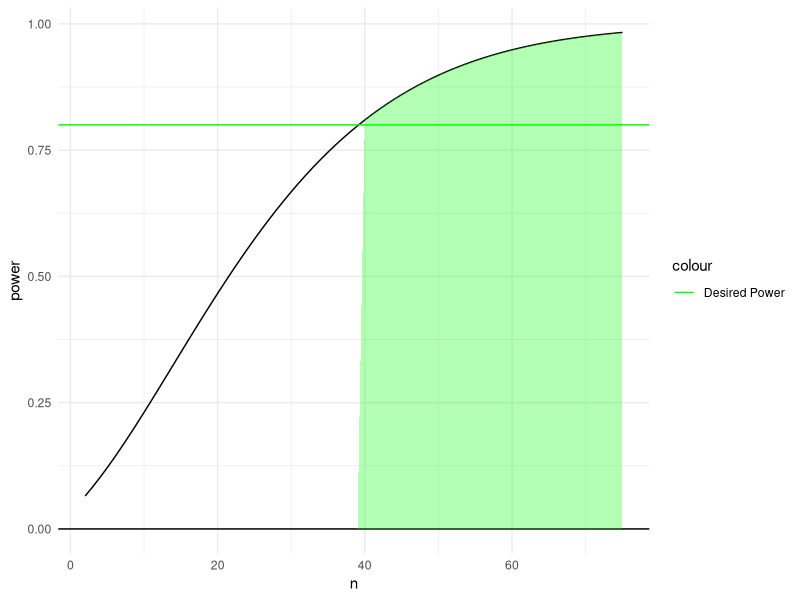
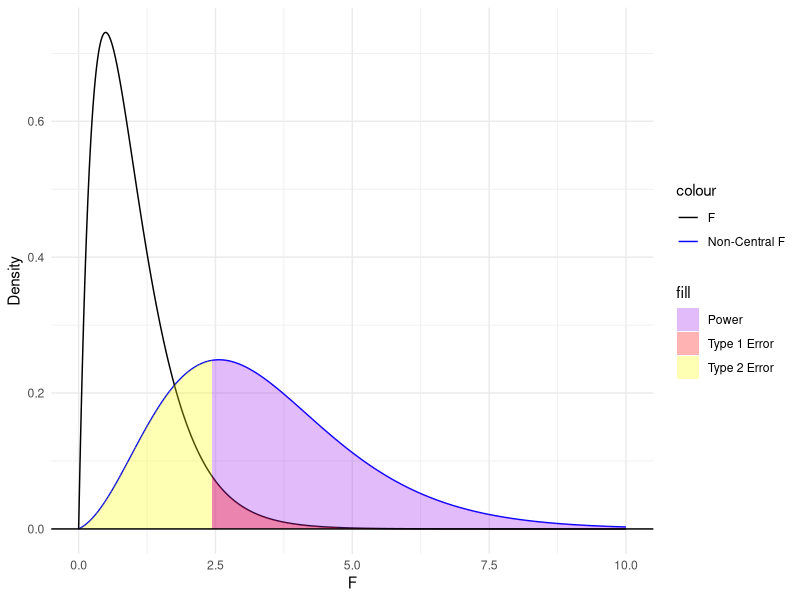

The R script that drew these images, in order:
## ---- chunk 1
#| echo: false

default_chunk_hook  <- knitr::knit_hooks$get("chunk")

latex_font_size <- c("Huge", "huge", "LARGE", "Large", 
                     "large", "normalsize", "small", 
                     "footnotesize", "scriptsize", "tiny")

knitr::knit_hooks$set(chunk = function(x, options) {
  x <- default_chunk_hook(x, options)
  if(options$size %in% latex_font_size) {
    paste0("\n \\", options$size, "\n\n", 
      x, 
      "\n\n \\normalsize"
    )
  } else {
    x
  }
})
## ---- chunk 2
#| label: load-packages\
#| include: false
library(tidyverse)
library(patchwork)
library(rstatix)
## ---- chunk 3

n = 30
k = 5
R = 1:1000


significance.dat = tibble(simulation = R, unadjusted = rep(NA, 1000), adjusted = rep(NA, 1000))

for(i in R){
  dat = tibble(
    value = rnorm(n * k),
    group = as.factor(rep(1:k, each = n))
  )
  unadjusted = pairwise.t.test(dat$value, dat$group, p.adjust.method = 'none')
  adjusted = rstatix::tukey_hsd(dat, value ~ group)

  significance.dat$unadjusted[i] = any(unadjusted$p.value < 0.05, na.rm = TRUE)
  significance.dat$adjusted[i] = any(adjusted$p.adj < 0.05)
}

t1.unadj = length(which(significance.dat$unadjusted == TRUE))/length(R)
t1.adj = length(which(significance.dat$adjusted == TRUE))/length(R)
## ---- chunk 4
n = 30
k = 5

BH = rep(NA, 1000)

R = 1:1000
for(i in R){
  dat = tibble(
    value = rnorm(n * k),
    group = as.factor(rep(1:k, each = n))
  )
  bhadjust = pairwise.t.test(dat$value, dat$group, p.adjust.method = 'BH')

  BH[i] = any(bhadjust$p.value < 0.05, na.rm = TRUE)
}

t1.BH = length(which(BH == TRUE))/length(R)
## ---- chunk 5
#| output: false
library(pwr)
k = 5
f = 0.25
alpha = 0.05
power = 0.8

anova.power = pwr::pwr.anova.test(k = k, f = f, sig.level = alpha, power = power)

n = ceiling(anova.power$n)
N = n*k

power.dat = tibble(n = 2:75, power = rep(0, 74))

for(i in 2:75){
  power.dat$power[i-1] = pwr::pwr.anova.test(k = k, n = i, f = f, sig.level = alpha)$power
}

ggplot(data = power.dat)+
  geom_line(aes(x = n, y = power))+
  geom_hline(aes(color = "Desired Power", yintercept = 0.8))+
  geom_hline(yintercept = 0)+
  geom_ribbon(aes(ymin = 0, ymax = ifelse(power>=0.8,power,0), x = n), fill = "green", alpha = 0.3)+
  scale_color_manual(values = c("Desired Power" = "green", "Desired n" = "blue"))+
  theme_minimal()
## ---- chunk 6
#| output: false
N = 150
k = 5
n = N/k
f = 0.25

lambda = N*(f^2)

F = qf(0.95, k-1, N-k)
power = pf(F, k-1, N-k, ncp = lambda, lower.tail = FALSE)

f.dat = tibble(f = seq(0, 10, length.out = 1000)) |>
  mutate(density1 = df(f, k-1, N-k, lambda),
         density2 = df(f, k-1, N-k))

ggplot(data = f.dat)+
  geom_line(aes(x = f, y = density1, color = "Non-Central F"))+
  geom_line(aes(x = f, y = density2, color = "F"))+
  geom_ribbon(aes(ymin = 0, ymax = ifelse(f > F, density1, 0), x = f, fill = "Power"), alpha = 0.3)+
  geom_ribbon(aes(ymin = 0, ymax = ifelse(f < F, density1, 0), x = f, fill = "Type 2 Error"), alpha = 0.3)+
  geom_ribbon(aes(ymin = 0, ymax = ifelse(f > F, density2, 0), x = f, fill = "Type 1 Error"), alpha = 0.3)+
  geom_hline(yintercept = 0)+
  labs(y = "Density", x = "F")+
  scale_color_manual(values = c("Non-Central F" = "blue", "F" = "black"))+
  scale_fill_manual(values = c("Power" = "purple", "Type 1 Error" = "red", "Type 2 Error" = "yellow"))+
  theme_minimal()
